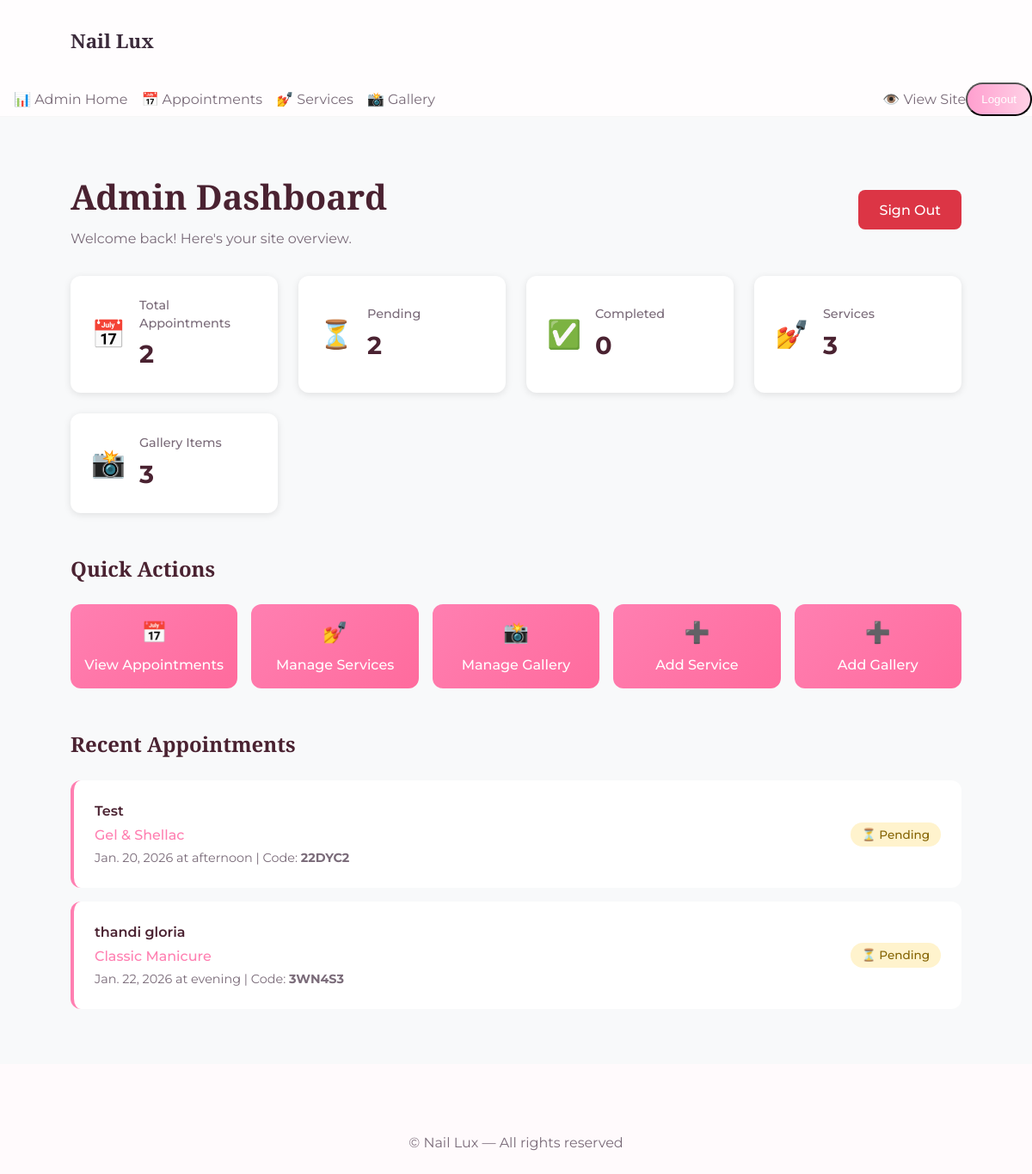
Page /site-admin/ (signed in) on the earlier database version.
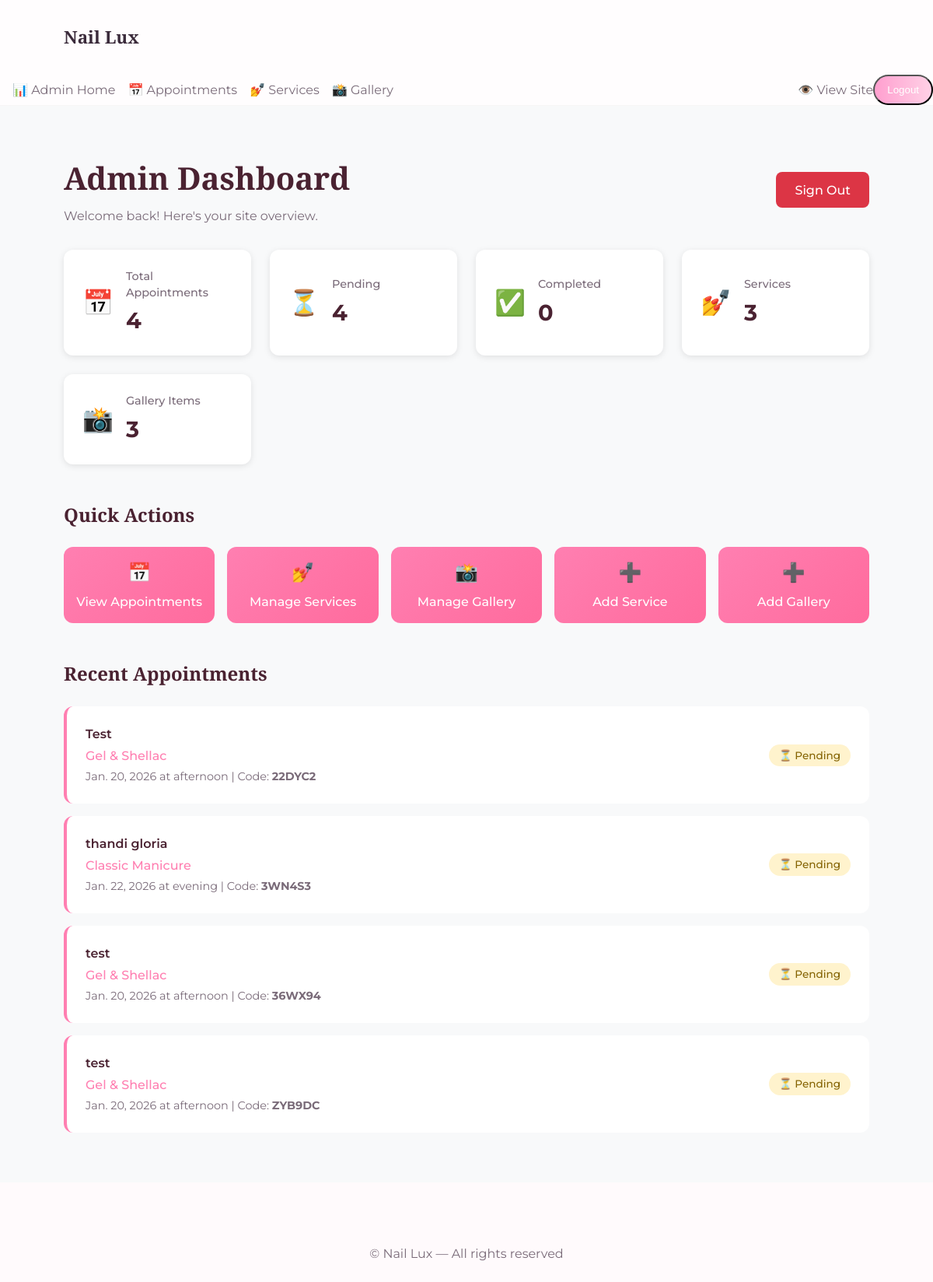
Same page on the later database version.
### home/models.py (models this page shows, shortened)
class Appointment(models.Model):
    name = models.CharField(max_length=100)
    appointmentCode = models.CharField(max_length=6, unique=True,primary_key=True, default=generate_appointment_code)
    date = models.DateField()
    time = models.CharField(max_length=50)
    price = models.DecimalField(max_digits=10, decimal_places=2)
    phone = models.CharField(max_length=20)
    service = models.CharField(max_length=100)
    notes = models.TextField(blank=True)
    date_booked = models.DateTimeField(auto_now_add=True)
    done = models.BooleanField(default=False)

### site_admin/views.py (the view)
# urls.py: path('', views.admin_dashboard, name='admin_dashboard'),
@login_required(login_url='admin_login')
def admin_dashboard(request):
    appointments_count = Appointment.objects.count()
    pending_count = Appointment.objects.filter(done=False).count()
    done_count = Appointment.objects.filter(done=True).count()
    services_count = Service.objects.count()
    gallery_count = gallery.objects.count()
    recent_appointments = Appointment.objects.all().order_by('-date_booked')[:5]
    context = {
        'appointments_count': appointments_count,
        'pending_count': pending_count,
        'done_count': done_count,
        'services_count': services_count,
        'gallery_count': gallery_count,
        'recent_appointments': recent_appointments,
    }
    return render(request, 'admin/dashboard.html', context)

### site_admin/context_processors.py (called while the page is built)
def admin_context(request):
    is_admin = request.path.startswith('/site-admin')
    return {
        'is_admin_section': is_admin,
    }

### site_admin/templates/admin/dashboard.html (shortened to what this page needs)
{% extends "base.html" %}
{% block content %}
<section class="admin-dashboard">
  <div class="container">
    <div class="dashboard-header">
      <div>
        <h1>Admin Dashboard</h1>
        <p>Welcome back! Here's your site overview.</p>
      </div>
      <a href="{% url 'admin_logout' %}" class="btn-logout">Sign Out</a>
    </div>
    <div class="stats-grid">
      <div class="stat-card">
        <div class="stat-icon">📅</div>
        <div class="stat-content">
          <h3>Total Appointments</h3>
          <p class="stat-number">{{ appointments_count }}</p>
        </div>
      </div>
      <div class="stat-card">
        <div class="stat-icon">⏳</div>
        <div class="stat-content">
          <h3>Pending</h3>
          <p class="stat-number">{{ pending_count }}</p>
        </div>
      </div>
      <div class="stat-card">
        <div class="stat-icon">✅</div>
        <div class="stat-content">
          <h3>Completed</h3>
          <p class="stat-number">{{ done_count }}</p>
        </div>
      </div>
      <div class="stat-card">
        <div class="stat-icon">💅</div>
        <div class="stat-content">
          <h3>Services</h3>
          <p class="stat-number">{{ services_count }}</p>
        </div>
      </div>
      <div class="stat-card">
        <div class="stat-icon">📸</div>
        <div class="stat-content">
          <h3>Gallery Items</h3>
          <p class="stat-number">{{ gallery_count }}</p>
        </div>
      </div>
    </div>
    <div class="quick-actions">
      <h2>Quick Actions</h2>
      <div class="action-buttons">
        <a href="{% url 'appointments_admin' %}" class="action-btn">
          <span>📅</span> View Appointments
        </a>
        <a href="{% url 'services_admin' %}" class="action-btn">
          <span>💅</span> Manage Services
        </a>
        <a href="{% url 'gallery_admin' %}" class="action-btn">
          <span>📸</span> Manage Gallery
        </a>
        <a href="{% url 'add_service' %}" class="action-btn">
          <span>➕</span> Add Service
        </a>
        <a href="{% url 'add_gallery' %}" class="action-btn">
          <span>➕</span> Add Gallery
        </a>
      </div>
    </div>
    {% if recent_appointments %}
    <div class="recent-section">
      <h2>Recent Appointments</h2>
      <div class="recent-list">
        {% for appt in recent_appointments %}
        <div class="recent-item {% if appt.done %}done{% endif %}">
          <div class="recent-info">
            <h4>{{ appt.name }}</h4>
            <p class="service">{{ appt.service }}</p>
            <p class="details">{{ appt.date }} at {{ appt.time }} | Code: <strong>{{ appt.appointmentCode }}</strong></p>
          </div>
          <div class="recent-status">
            {% if appt.done %}
            <span class="badge done">✅ Done</span>
            {% else %}
            <span class="badge pending">⏳ Pending</span>
            {% endif %}
          </div>
        </div>
        {% endfor %}
      </div>
    </div>
    {% endif %}
  </div>
</section>
{% endblock %}

Differences in the rows shown:
added Appointment: name "test", service "Gel & Shellac", date "Jan. 20, 2026", time "afternoon", appointmentCode "36WX94", done "⏳ Pending"
added Appointment: name "test", service "Gel & Shellac", date "Jan. 20, 2026", time "afternoon", appointmentCode "ZYB9DC", done "⏳ Pending"
Other differences:
{{ appointments_count }}: "2" → "4"
{{ pending_count }}: "2" → "4"
